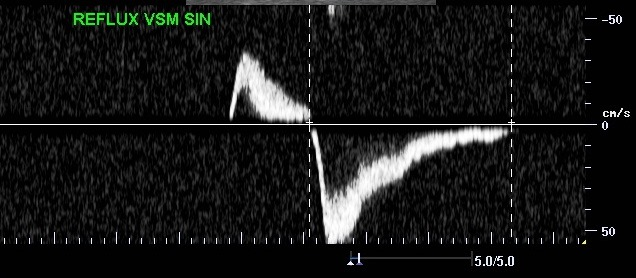
#> input picture test.png, 636 x 278 px
$ jupyter execute Untitled.ipynb   (shell and % lines are left out)
#> lines starting #> are read from the running program, lines starting #| are printed output that depends on the picture; after the words box and inside, x2 and y2 are one past the last pixel; in counts of white or black regions, pixels touching at a corner belong together
## Jupyter declarations

## Imports

[cell 1]
import cv2
import numpy as np
import math
from matplotlib import pyplot as plt
from enum import Enum
plt.rcParams["figure.figsize"] = (20,10)

## Loading image

[cell 2]
def read_image(filename):
#> called with filename = 'test.png'
    return cv2.imread(filename)
#> returned value is the input picture: shape (278, 636, 3); mean B, G, R 23.3, 23.8, 23.1

filename = 'test.png'
image = read_image(filename)

plt.imshow(image)
plt.title('image')
plt.show()

## Show image

[cell 3]
def show_image(title, image):
    plt.imshow(image)
    plt.title(title)
    plt.show()

## Get image shape (width, height)

[cell 4]
def get_shape(image):
    height, width, depth = image.shape
#> height = 278; width = 636; depth = 3
    return height, width

height, width = get_shape(image)
#> height = 278; width = 636
print(height, width)
#| 278 636

## Morphology

[cell 5]
def morph_image(image):
    image = image.copy()
#     image = cv2.cvtColor(image, cv2.COLOR_BGR2GRAY)
    kernel = np.ones((5, 5), np.uint8)
    _, mask = cv2.threshold(image, 107, 255, cv2.THRESH_BINARY_INV)

    mask = cv2.morphologyEx(mask, cv2.MORPH_OPEN, kernel)
    mask = cv2.erode(mask, kernel)
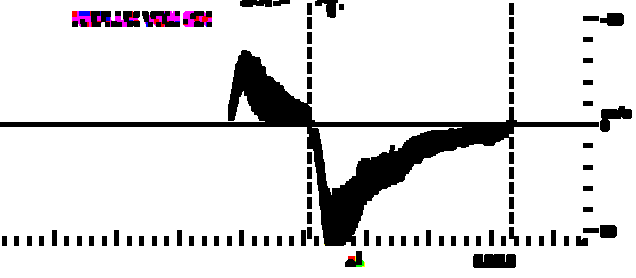
#> mask: shape (278, 636, 3); mean B, G, R 223.6, 222.8, 223.8
    mask = cv2.morphologyEx(mask, cv2.MORPH_CLOSE, kernel)

    return mask

morphed_image = morph_image(image)
show_image('morphed_image', morphed_image)

## Get Ox axis

[cell 6]
def get_ox_coordinates(image):
    image = image.copy()
    morphed_image = morph_image(image)
    edges = cv2.Canny(morphed_image, 100, 200)
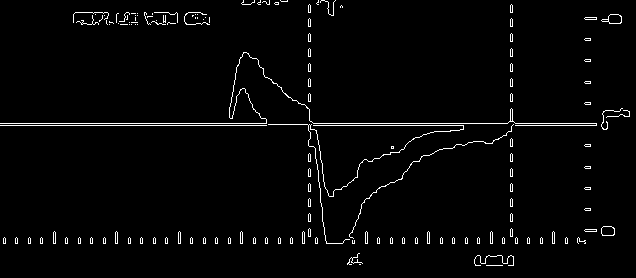
#> edges: shape (278, 636); 2.4% white in thin lines or dots
    lines = cv2.HoughLines(edges, 1, math.pi / 180, 1)

    x1 = 0
    x2 = 0
    y1 = 0
    y2 = 0
    for rho, theta in lines[0]:
        a = np.cos(theta)
        b = np.sin(theta)
        x0 = a * rho
        y0 = b * rho
        x1 = int(x0 + 1000 * (-b))
        y1 = int(y0 + 1000 * (a))
        x2 = int(x0 - 1000 * (-b))
        y2 = int(y0 - 1000 * (a))
        #cv2.line(morphed_image, (x1, y1), (x2, y2), (0, 0, 255), 10)

        return x1, x2, y1, y2
#> this loop made 1 pass
#> (rho, theta, a, b, x0, y0, x1, y1) on pass 1: (123, 1.57, -4.37e-08, 1, -5.38e-06, 123, -1000, 122)
#         return morphed_image

#image_with_ox = get_ox_coordinates(image)
#show_image('recognized ox', image_with_ox)

## Mask things below or above the ox axis

[cell 7]
class MaskPosition(Enum):
    BOTTOM = 1
    TOP = 2

def mask_image(image, maskOrientation):
    copied_image = image.copy()
    morphed_image = morph_image(copied_image)
    x1, x2, y1, y2 = get_ox_coordinates(morphed_image)
#> x1 = -1000; x2 = 999; y1 = 122; y2 = 123
    height, width = get_shape(morphed_image)
#> height = 278; width = 636

    if maskOrientation is MaskPosition.TOP:
        mask = np.zeros((height, width), np.uint8)
        mask = cv2.rectangle(mask, (x1, y1), (width, height), (255, 255, 255), cv2.FILLED)
        return cv2.bitwise_and(morphed_image, morphed_image, mask=mask)
    else:
        mask = np.zeros((height, width), np.uint8)
        mask = cv2.rectangle(mask, (x2, y2), (0, 0), (255, 255, 255), cv2.FILLED)
#> mask: shape (278, 636); 44.6% white; 1 white region, box (x1, y1, x2, y2) and area: (0, 0, 636, 124) 78864
        return cv2.bitwise_and(morphed_image, morphed_image, mask=mask)
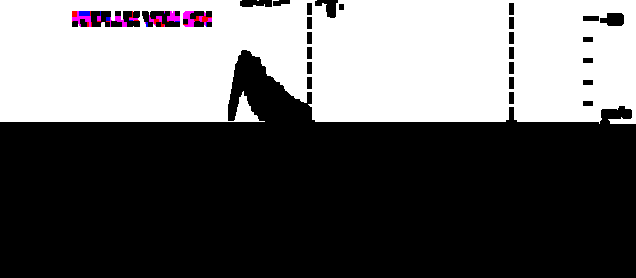
#> returned value: shape (278, 636, 3); mean of channels 0, 1, 2 101.9, 101, 102; drawn as B, G, R

mask_bottom = mask_image(image, MaskPosition.BOTTOM)
mask_top = mask_image(image, MaskPosition.TOP)
#> the loop in get_ox_coordinates (call 2), `for rho, theta in lines[0]:` made 1 pass
#> in mask_image (call 2), `mask = cv2.rectangle(mask, (x1, y1), (width, height), (255, 255, 255),..`:
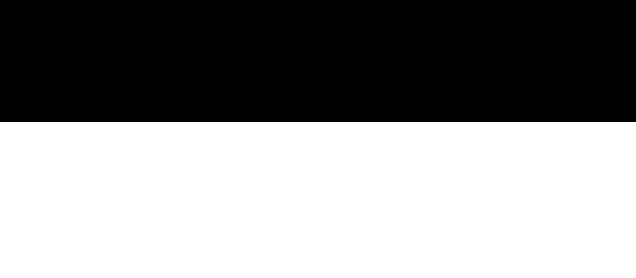
#> mask: shape (278, 636); 56.1% white; 1 black region, box (x1, y1, x2, y2) and area: (0, 0, 636, 122) 77592
#> in mask_image (call 2), `return cv2.bitwise_and(morphed_image, morphed_image, mask=mask)`:
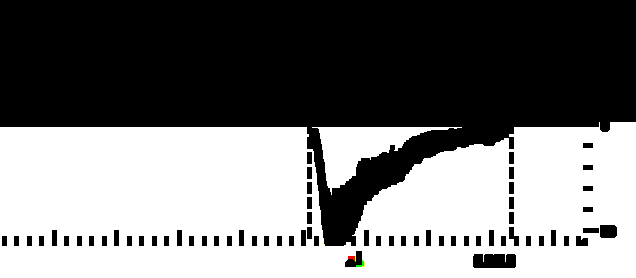
#> returned value: shape (278, 636, 3); mean of channels 0, 1, 2 121.8, 121.8, 121.8; drawn as B, G, R
show_image('mask bottom', mask_bottom)
show_image('mask top', mask_top)
show_image('test', image)

## Get image above and below Ox axis

[cell 8]
def cut_image_on_ox_axis(image, maskPosition):
    copied_image = image.copy()
    morphed_image = morph_image(copied_image)
    x1, x2, y1, y2 = get_ox_coordinates(morphed_image)
#> the loop in get_ox_coordinates, `for rho, theta in lines[0]:` made 1 pass
#> x1 = -1000; x2 = 999; y1 = 122; y2 = 123
    height, width = get_shape(morphed_image)
#> height = 278; width = 636

    if maskPosition is MaskPosition.BOTTOM:
        return copied_image[y1:height, x1:width]
    if maskPosition is MaskPosition.TOP:
        return copied_image[0:y2, 0:x2]
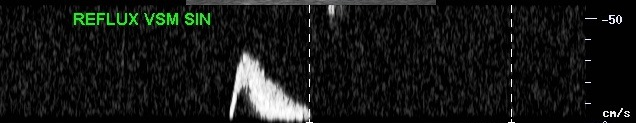
#> returned value: shape (123, 636, 3); mean of channels 0, 1, 2 21.3, 22.8, 21.3; drawn as B, G, R

cropped_image_top = cut_image_on_ox_axis(image, MaskPosition.TOP)
cropped_image_bottom = cut_image_on_ox_axis(image, MaskPosition.BOTTOM)
#> in cut_image_on_ox_axis (call 2), `return copied_image[y1:height, x1:width]`:
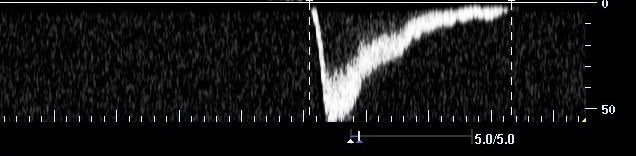
#> returned value: shape (156, 636, 3); mean of channels 0, 1, 2 24.8, 24.5, 24.5; drawn as B, G, R
show_image('cropped top', cropped_image_top)
show_image('cropped bottom', cropped_image_bottom)

## Finding edges

[cell 9]
def find_edges(image):
    copied_image = image.copy()
    gray = cv2.cvtColor(image, cv2.COLOR_BGR2GRAY)
    blur = cv2.blur(gray, (5, 5))
    _, thresh = cv2.threshold(blur, 127, 255, cv2.THRESH_BINARY)
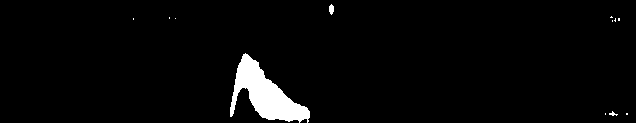
#> thresh: shape (123, 636); 3.2% white; 12 white regions (9 under 20 px)

    cnts = cv2.findContours(thresh, cv2.RETR_EXTERNAL, cv2.CHAIN_APPROX_SIMPLE)
#> cnts = 12 contours, 10 with area under 20; largest, box (x1, y1, x2, y2) and area: (230, 53, 310, 123) 2286, (329, 4, 334, 15) 30
    cnts = cnts[0] if len(cnts) == 2 else cnts[1]

    c = max(cnts, key=cv2.contourArea)
#> c = contour of 138 points, box (x1, y1, x2, y2) (230, 53, 310, 123), area 2286

    left = tuple(c[c[:, :, 0].argmin()][0])
#> left = (230, 107)
    right = tuple(c[c[:, :, 0].argmax()][0])
#> right = (309, 117)
    top = tuple(c[c[:, :, 1].argmin()][0])
#> top = (245, 53)
    bottom = tuple(c[c[:, :, 1].argmax()][0])
#> bottom = (299, 122)

# [6 lines of commented-out code are left out]


    return [left, right, top, bottom]


# [8 lines of commented-out code are left out]

## Calculate distance between start plot and end plot (for bottom and top part of plot)

[cell 10]
def calculated_distance(edge_points_array):
    if len(edge_points_array) != 4:
        raise Exception('Need to have all edge points')
    sorted_edge_points = sorted(edge_points_array, key=lambda tup: tup[0], reverse=True)
    return sorted_edge_points[0][0] - sorted_edge_points[1][0]

cropped_top_image = cut_image_on_ox_axis(image, MaskPosition.TOP)
edge_points = find_edges(cropped_top_image)
#> edge_points = [(230, 107), (309, 117), (245, 53), (299, 122)]
distance = calculated_distance(edge_points)
#> in calculated_distance, `sorted_edge_points = sorted(edge_points_array, key=lambda tup: tup[0],..`: sorted_edge_points = [(309, 117), (299, 122), (245, 53), (230, 107)]
#> distance = 10
print(distance)
#| 10

## Calculate plot distance ration

[cell 11]
def ratio(image):
    copied_image = image.copy()

    top_image = cut_image_on_ox_axis(copied_image, MaskPosition.TOP)
    top_edge_points = find_edges(top_image)
#> top_edge_points = [(230, 107), (309, 117), (245, 53), (299, 122)]
    top_distance = calculated_distance(top_edge_points)
#> top_distance = 10
    print('Top distnace', top_distance)
#| Top distnace 10

    bottom_image = cut_image_on_ox_axis(copied_image, MaskPosition.BOTTOM)
    bottom_edge_points = find_edges(bottom_image)
#> in find_edges (call 3), `blur = cv2.blur(gray, (5, 5))`:
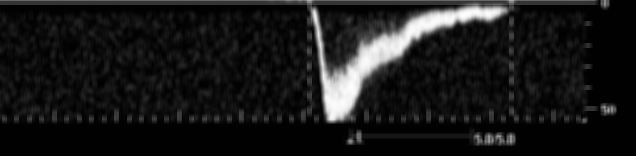
#> blur: shape (156, 636); min 0, max 253, mean 24.8
#> in find_edges (call 3), `_, thresh = cv2.threshold(blur, 127, 255, cv2.THRESH_BINARY)`:
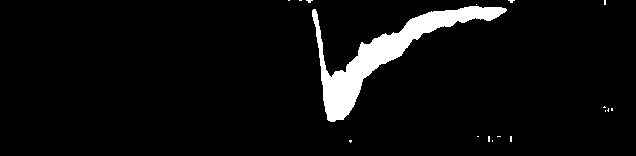
#> thresh: shape (156, 636); 5.1% white; 17 white regions (16 under 20 px)
#> in find_edges (call 3), `cnts = cv2.findContours(thresh, cv2.RETR_EXTERNAL, cv2.CHAIN_APPROX_SI..`: cnts = 17 contours, 16 with area under 20; largest, box (x1, y1, x2, y2) and area: (312, 6, 507, 122) 4691
#> in find_edges (call 3), `c = max(cnts, key=cv2.contourArea)`: c = contour of 284 points, box (x1, y1, x2, y2) (312, 6, 507, 122), area 4691
#> in find_edges (call 3), `left = tuple(c[c[:, :, 0].argmin()][0])`: left = (312, 10)
#> in find_edges (call 3), `right = tuple(c[c[:, :, 0].argmax()][0])`: right = (506, 10)
#> in find_edges (call 3), `top = tuple(c[c[:, :, 1].argmin()][0])`: top = (469, 6)
#> in find_edges (call 3), `bottom = tuple(c[c[:, :, 1].argmax()][0])`: bottom = (330, 121)
#> bottom_edge_points = [(312, 10), (506, 10), (469, 6), (330, 121)]
    bottom_distance = calculated_distance(bottom_edge_points)
#> bottom_distance = 37
    print('Bottom distnace', bottom_distance)
#| Bottom distnace 37

    return bottom_distance / top_distance

result = ratio(image)
#> result = 3.7
print(result)
#| 3.7
